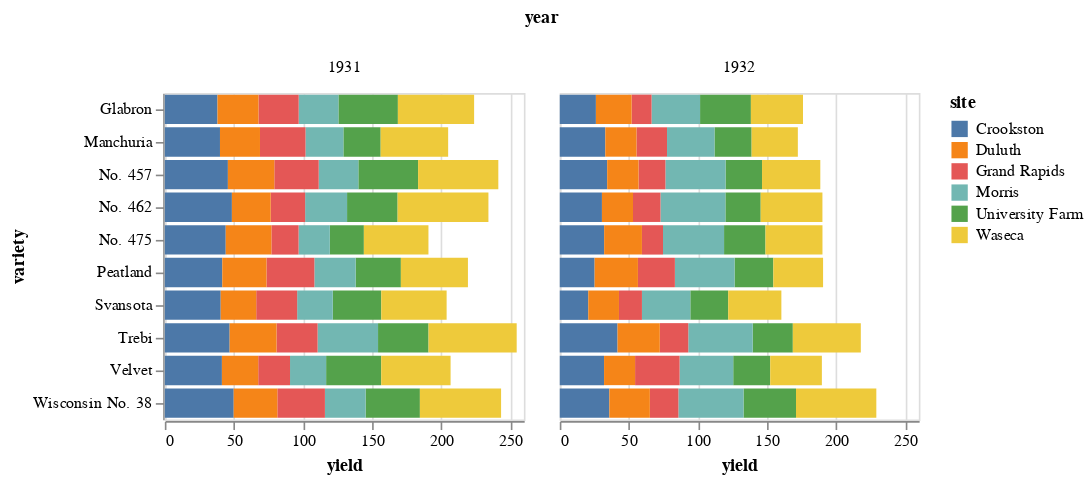

Source (notebook cell):
### Code cell
import altair as alt
from vega_datasets import data

source = data.barley()

alt.Chart(source).mark_bar().encode(
    column='year:O',
    x='yield',
    y='variety',
    color='site'
).properties(width=220)

### Figure 1 — Vega-Lite specification as saved in the notebook (floating-point values rounded to 4 significant figures)
{"config": {"view": {"continuousWidth": 400, "continuousHeight": 300}}, "data": {"name": "data-093ece8c35bb2d41094cfb6138ec810b"}, "mark": "bar", "encoding": {"color": {"field": "site", "type": "nominal"}, "column": {"field": "year", "type": "ordinal"}, "x": {"field": "yield", "type": "quantitative"}, "y": {"field": "variety", "type": "nominal"}}, "width": 220, "$schema": "https://vega.github.io/schema/vega-lite/v4.17.0.json", "datasets": {"data-093ece8c35bb2d41094cfb6138ec810b": [{"yield": 27.0, "variety": "Manchuria", "year": 1931, "site": "University Farm"}, {"yield": 48.87, "variety": "Manchuria", "year": 1931, "site": "Waseca"}, {"yield": 27.43, "variety": "Manchuria", "year": 1931, "site": "Morris"}, {"yield": 39.93, "variety": "Manchuria", "year": 1931, "site": "Crookston"}, {"yield": 32.97, "variety": "Manchuria", "year": 1931, "site": "Grand Rapids"}, {"yield": 28.97, "variety": "Manchuria", "year": 1931, "site": "Duluth"}, {"yield": 43.07, "variety": "Glabron", "year": 1931, "site": "University Farm"}, {"yield": 55.2, "variety": "Glabron", "year": 1931, "site": "Waseca"}, {"yield": 28.77, "variety": "Glabron", "year": 1931, "site": "Morris"}, {"yield": 38.13, "variety": "Glabron", "year": 1931, "site": "Crookston"}, {"yield": 29.13, "variety": "Glabron", "year": 1931, "site": "Grand Rapids"}, {"yield": 29.67, "variety": "Glabron", "year": 1931, "site": "Duluth"}, {"yield": 35.13, "variety": "Svansota", "year": 1931, "site": "University Farm"}, {"yield": 47.33, "variety": "Svansota", "year": 1931, "site": "Waseca"}, {"yield": 25.77, "variety": "Svansota", "year": 1931, "site": "Morris"}, {"yield": 40.47, "variety": "Svansota", "year": 1931, "site": "Crookston"}, {"yield": 29.67, "variety": "Svansota", "year": 1931, "site": "Grand Rapids"}, {"yield": 25.7, "variety": "Svansota", "year": 1931, "site": "Duluth"}, {"yield": 39.9, "variety": "Velvet", "year": 1931, "site": "University Farm"}, {"yield": 50.23, "variety": "Velvet", "year": 1931, "site": "Waseca"}, {"yield": 26.13, "variety": "Velvet", "year": 1931, "site": "Morris"}, {"yield": 41.33, "variety": "Velvet", "year": 1931, "site": "Crookston"}, {"yield": 23.03, "variety": "Velvet", "year": 1931, "site": "Grand Rapids"}, {"yield": 26.3, "variety": "Velvet", "year": 1931, "site": "Duluth"}, {"yield": 36.57, "variety": "Trebi", "year": 1931, "site": "University Farm"}, {"yield": 63.83, "variety": "Trebi", "year": 1931, "site": "Waseca"}, {"yield": 43.77, "variety": "Trebi", "year": 1931, "site": "Morris"}, {"yield": 46.93, "variety": "Trebi", "year": 1931, "site": "Crookston"}, {"yield": 29.77, "variety": "Trebi", "year": 1931, "site": "Grand Rapids"}, {"yield": 33.93, "variety": "Trebi", "year": 1931, "site": "Duluth"}, {"yield": 43.27, "variety": "No. 457", "year": 1931, "site": "University Farm"}, {"yield": 58.1, "variety": "No. 457", "year": 1931, "site": "Waseca"}, {"yield": 28.7, "variety": "No. 457", "year": 1931, "site": "Morris"}, {"yield": 45.67, "variety": "No. 457", "year": 1931, "site": "Crookston"}, {"yield": 32.17, "variety": "No. 457", "year": 1931, "site": "Grand Rapids"}, {"yield": 33.6, "variety": "No. 457", "year": 1931, "site": "Duluth"}, {"yield": 36.6, "variety": "No. 462", "year": 1931, "site": "University Farm"}, {"yield": 65.77, "variety": "No. 462", "year": 1931, "site": "Waseca"}, {"yield": 30.37, "variety": "No. 462", "year": 1931, "site": "Morris"}, {"yield": 48.57, "variety": "No. 462", "year": 1931, "site": "Crookston"}, {"yield": 24.93, "variety": "No. 462", "year": 1931, "site": "Grand Rapids"}, {"yield": 28.1, "variety": "No. 462", "year": 1931, "site": "Duluth"}, {"yield": 32.77, "variety": "Peatland", "year": 1931, "site": "University Farm"}, {"yield": 48.57, "variety": "Peatland", "year": 1931, "site": "Waseca"}, {"yield": 29.87, "variety": "Peatland", "year": 1931, "site": "Morris"}, {"yield": 41.6, "variety": "Peatland", "year": 1931, "site": "Crookston"}, {"yield": 34.7, "variety": "Peatland", "year": 1931, "site": "Grand Rapids"}, {"yield": 32.0, "variety": "Peatland", "year": 1931, "site": "Duluth"}, {"yield": 24.67, "variety": "No. 475", "year": 1931, "site": "University Farm"}, {"yield": 46.77, "variety": "No. 475", "year": 1931, "site": "Waseca"}, {"yield": 22.6, "variety": "No. 475", "year": 1931, "site": "Morris"}, {"yield": 44.1, "variety": "No. 475", "year": 1931, "site": "Crookston"}, {"yield": 19.7, "variety": "No. 475", "year": 1931, "site": "Grand Rapids"}, {"yield": 33.07, "variety": "No. 475", "year": 1931, "site": "Duluth"}, {"yield": 39.3, "variety": "Wisconsin No. 38", "year": 1931, "site": "University Farm"}, {"yield": 58.8, "variety": "Wisconsin No. 38", "year": 1931, "site": "Waseca"}, {"yield": 29.47, "variety": "Wisconsin No. 38", "year": 1931, "site": "Morris"}, {"yield": 49.87, "variety": "Wisconsin No. 38", "year": 1931, "site": "Crookston"}, {"yield": 34.47, "variety": "Wisconsin No. 38", "year": 1931, "site": "Grand Rapids"}, {"yield": 31.6, "variety": "Wisconsin No. 38", "year": 1931, "site": "Duluth"}, {"yield": 26.9, "variety": "Manchuria", "year": 1932, "site": "University Farm"}, {"yield": 33.47, "variety": "Manchuria", "year": 1932, "site": "Waseca"}, {"yield": 34.37, "variety": "Manchuria", "year": 1932, "site": "Morris"}, {"yield": 32.97, "variety": "Manchuria", "year": 1932, "site": "Crookston"}, {"yield": 22.13, "variety": "Manchuria", "year": 1932, "site": "Grand Rapids"}, {"yield": 22.57, "variety": "Manchuria", "year": 1932, "site": "Duluth"}, {"yield": 36.8, "variety": "Glabron", "year": 1932, "site": "University Farm"}, {"yield": 37.73, "variety": "Glabron", "year": 1932, "site": "Waseca"}, {"yield": 35.13, "variety": "Glabron", "year": 1932, "site": "Morris"}, {"yield": 26.17, "variety": "Glabron", "year": 1932, "site": "Crookston"}, {"yield": 14.43, "variety": "Glabron", "year": 1932, "site": "Grand Rapids"}, {"yield": 25.87, "variety": "Glabron", "year": 1932, "site": "Duluth"}, {"yield": 27.43, "variety": "Svansota", "year": 1932, "site": "University Farm"}, {"yield": 38.5, "variety": "Svansota", "year": 1932, "site": "Waseca"}, {"yield": 35.03, "variety": "Svansota", "year": 1932, "site": "Morris"}, {"yield": 20.63, "variety": "Svansota", "year": 1932, "site": "Crookston"}, {"yield": 16.63, "variety": "Svansota", "year": 1932, "site": "Grand Rapids"}, {"yield": 22.23, "variety": "Svansota", "year": 1932, "site": "Duluth"}, {"yield": 26.8, "variety": "Velvet", "year": 1932, "site": "University Farm"}, {"yield": 37.4, "variety": "Velvet", "year": 1932, "site": "Waseca"}, {"yield": 38.83, "variety": "Velvet", "year": 1932, "site": "Morris"}, {"yield": 32.07, "variety": "Velvet", "year": 1932, "site": "Crookston"}, {"yield": 32.23, "variety": "Velvet", "year": 1932, "site": "Grand Rapids"}, {"yield": 22.47, "variety": "Velvet", "year": 1932, "site": "Duluth"}, {"yield": 29.07, "variety": "Trebi", "year": 1932, "site": "University Farm"}, {"yield": 49.23, "variety": "Trebi", "year": 1932, "site": "Waseca"}, {"yield": 46.63, "variety": "Trebi", "year": 1932, "site": "Morris"}, {"yield": 41.83, "variety": "Trebi", "year": 1932, "site": "Crookston"}, {"yield": 20.63, "variety": "Trebi", "year": 1932, "site": "Grand Rapids"}, {"yield": 30.6, "variety": "Trebi", "year": 1932, "site": "Duluth"}, {"yield": 26.43, "variety": "No. 457", "year": 1932, "site": "University Farm"}, {"yield": 42.2, "variety": "No. 457", "year": 1932, "site": "Waseca"}, {"yield": 43.53, "variety": "No. 457", "year": 1932, "site": "Morris"}, {"yield": 34.33, "variety": "No. 457", "year": 1932, "site": "Crookston"}, {"yield": 19.47, "variety": "No. 457", "year": 1932, "site": "Grand Rapids"}, {"yield": 22.7, "variety": "No. 457", "year": 1932, "site": "Duluth"}, {"yield": 25.57, "variety": "No. 462", "year": 1932, "site": "University Farm"}, {"yield": 44.7, "variety": "No. 462", "year": 1932, "site": "Waseca"}, {"yield": 47.0, "variety": "No. 462", "year": 1932, "site": "Morris"}, {"yield": 30.53, "variety": "No. 462", "year": 1932, "site": "Crookston"}, {"yield": 19.9, "variety": "No. 462", "year": 1932, "site": "Grand Rapids"}, {"yield": 22.5, "variety": "No. 462", "year": 1932, "site": "Duluth"}, {"yield": 28.07, "variety": "Peatland", "year": 1932, "site": "University Farm"}, {"yield": 36.03, "variety": "Peatland", "year": 1932, "site": "Waseca"}, {"yield": 43.2, "variety": "Peatland", "year": 1932, "site": "Morris"}, {"yield": 25.23, "variety": "Peatland", "year": 1932, "site": "Crookston"}, {"yield": 26.77, "variety": "Peatland", "year": 1932, "site": "Grand Rapids"}, {"yield": 31.37, "variety": "Peatland", "year": 1932, "site": "Duluth"}, {"yield": 30.0, "variety": "No. 475", "year": 1932, "site": "University Farm"}, {"yield": 41.27, "variety": "No. 475", "year": 1932, "site": "Waseca"}, {"yield": 44.23, "variety": "No. 475", "year": 1932, "site": "Morris"}, {"yield": 32.13, "variety": "No. 475", "year": 1932, "site": "Crookston"}, {"yield": 15.23, "variety": "No. 475", "year": 1932, "site": "Grand Rapids"}, {"yield": 27.37, "variety": "No. 475", "year": 1932, "site": "Duluth"}, {"yield": 38.0, "variety": "Wisconsin No. 38", "year": 1932, "site": "University Farm"}, {"yield": 58.17, "variety": "Wisconsin No. 38", "year": 1932, "site": "Waseca"}, {"yield": 47.17, "variety": "Wisconsin No. 38", "year": 1932, "site": "Morris"}, {"yield": 35.9, "variety": "Wisconsin No. 38", "year": 1932, "site": "Crookston"}, {"yield": 20.67, "variety": "Wisconsin No. 38", "year": 1932, "site": "Grand Rapids"}, {"yield": 29.33, "variety": "Wisconsin No. 38", "year": 1932, "site": "Duluth"}]}}
